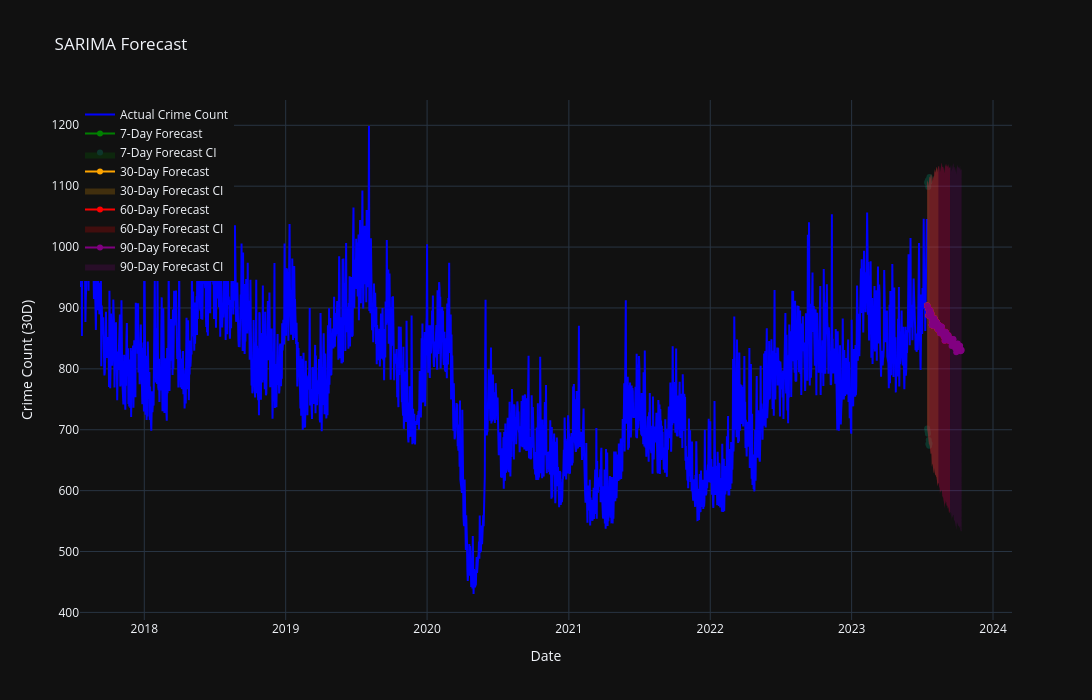

The cell this chart's notebook holds for it:
### Code cell
import plotly.graph_objects as go

# 📊 Visualization Function
def plot_forecasts_with_ci(forecast_results, test_data, title="SARIMA Forecast"):
    fig = go.Figure()

    # 📉 Add Actual Values
    fig.add_trace(go.Scatter(
        x=test_data.index, 
        y=test_data['Crime_Count_30D'],
        mode='lines',
        name='Actual Crime Count',
        line=dict(color='blue')
    ))

    # 🎯 Add Forecasts with Confidence Intervals
    colors = ['green', 'orange', 'red', 'purple']
    forecast_labels = ['7-Day Forecast', '30-Day Forecast', '60-Day Forecast', '90-Day Forecast']

    for idx, (steps, df) in enumerate(forecast_results.items()):
        fig.add_trace(go.Scatter(
            x=df['Date'],
            y=df['Forecast_Crime_Count_30D'],
            mode='lines+markers',
            name=forecast_labels[idx],
            line=dict(color=colors[idx])
        ))

        # Add Confidence Interval Shading
        fig.add_trace(go.Scatter(
            x=df['Date'].tolist() + df['Date'].tolist()[::-1],
            y=(df['Upper Bound'].tolist() + df['Lower Bound'].tolist()[::-1]),
            fill='toself',
            fillcolor=colors[idx],
            line=dict(width=0),
            opacity=0.2,
            name=f"{forecast_labels[idx]} CI"
        ))

    # 📊 Plot Settings
    fig.update_layout(
        title=title,
        xaxis_title='Date',
        yaxis_title='Crime Count (30D)',
        template='plotly_dark',
        legend=dict(x=0, y=1),
        height=700,
        width=1300
    )
    fig.show()

# 🛠️ Plot all forecasts
plot_forecasts_with_ci(forecast_results, test_daily)
